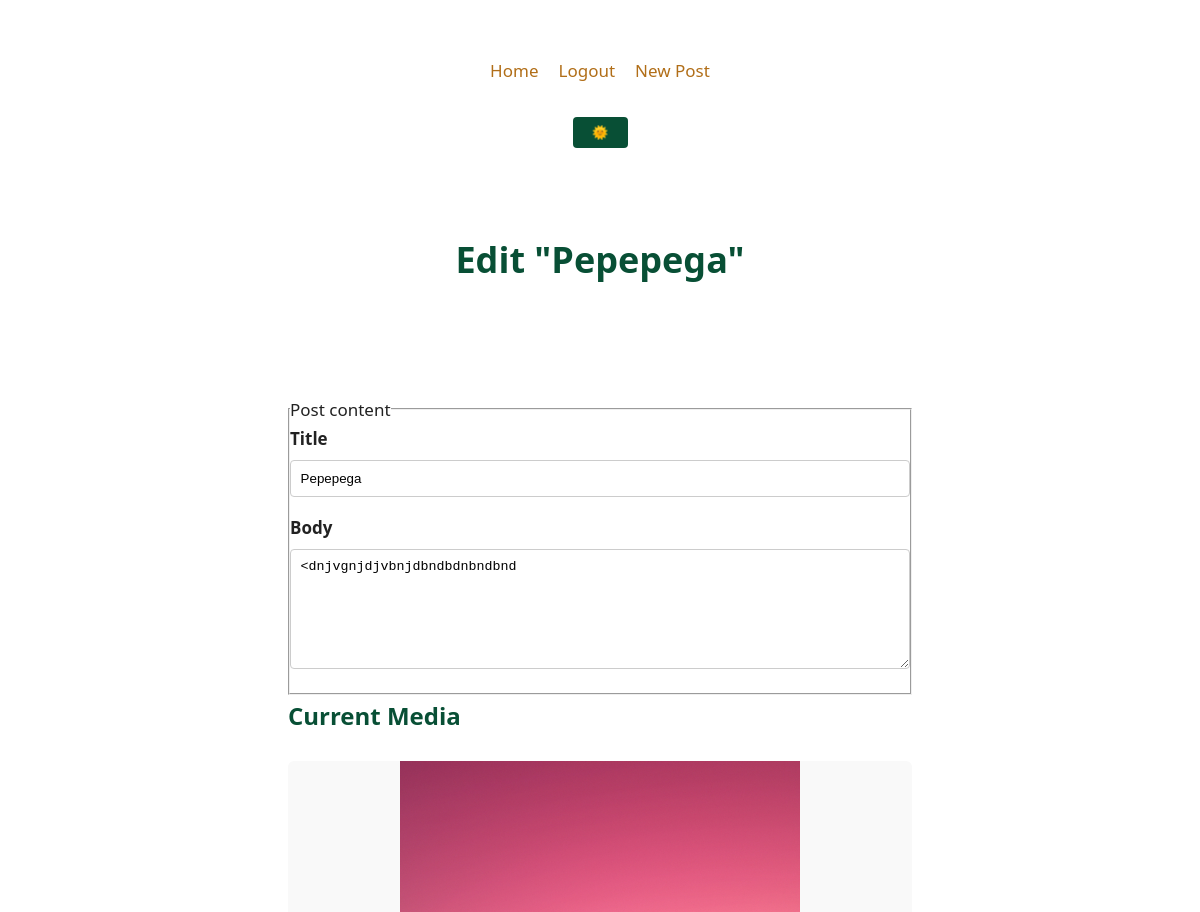
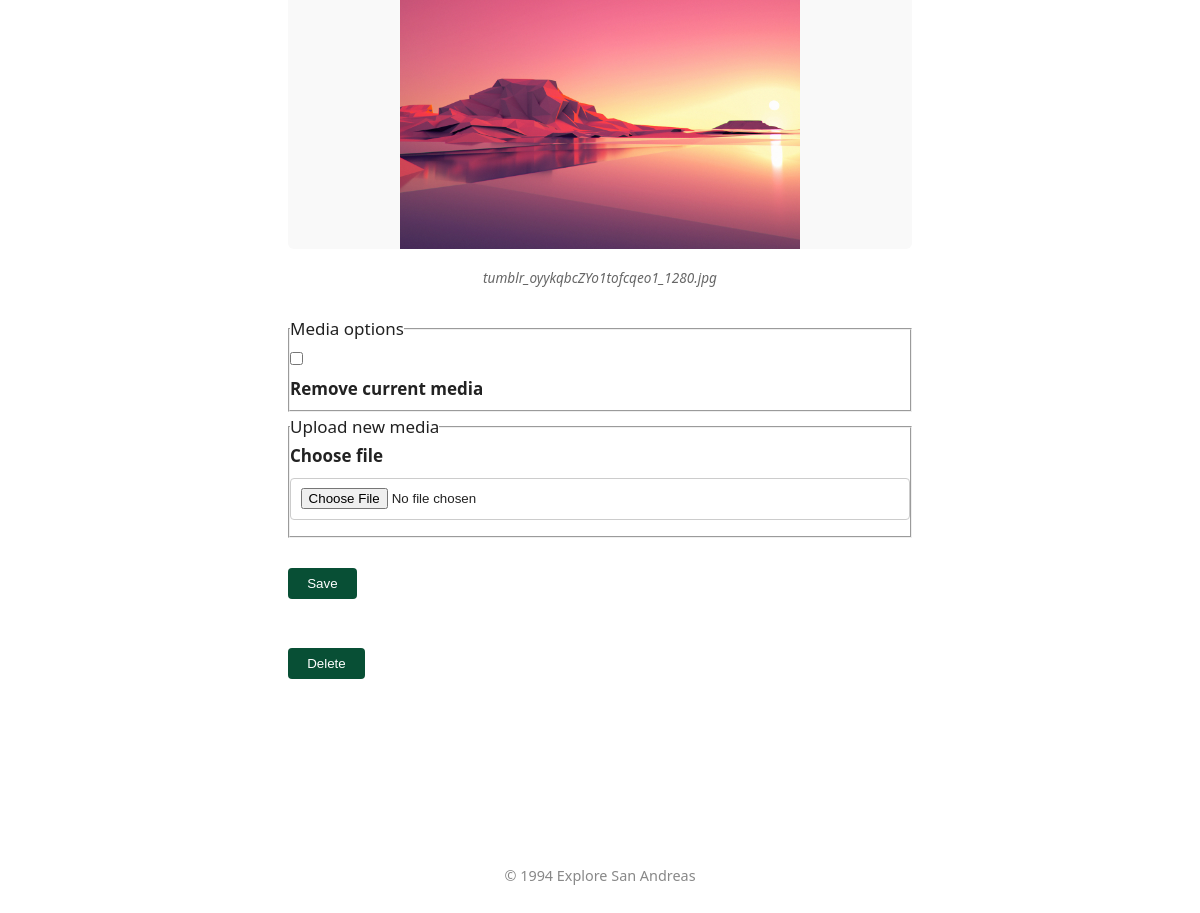
The app's page /5/update (signed in) with its own data (2 pictures, top to bottom).
### tables this page shows
CREATE TABLE post (
    id INTEGER PRIMARY KEY AUTOINCREMENT,
    author_id INTEGER NOT NULL,
    created TIMESTAMP NOT NULL DEFAULT CURRENT_TIMESTAMP,
    title TEXT NOT NULL,
    body TEXT NOT NULL,
    media_filename TEXT,
    media_type TEXT,
    FOREIGN KEY (author_id) REFERENCES user (id)
);

### app/blog.py (the view, shortened to what this page needs)
@bp.route("/<int:id>/update", methods=("GET", "POST"))
@login_required
def update(id):
    post = get_post(id)
    return render_template("blog/update.html", post=post)

### app/auth.py (called while the page is built)
@bp.before_app_request
def load_logged_in_user():
    user_id = session.get('user_id')
    if user_id is None:
        g.user = None
    else:
        g.user = get_db().execute(
            'SELECT * FROM user WHERE id = ?', (user_id,)
        ).fetchone()

def login_required(view):
    @functools.wraps(view)
    def wrapped_view(**kwargs):
        if g.user is None:
            return redirect(url_for('auth.login'))
        return view(**kwargs)
    return wrapped_view

### app/blog.py (called while the page is built)
def get_post(id, check_author=True):
    post = (
        get_db()
        .execute(
            "SELECT p.id, title, body, created, media_filename, media_type, author_id, username FROM post p JOIN user u ON p.author_id = u.id WHERE p.id = ?",
            (id,),
        )
        .fetchone()
    )
    if post is None:
        abort(404, f"Post id {id} doesn't exist.")
    if check_author and post["author_id"] != g.user["id"]:
        abort(403)
    return post

### app/db.py (called while the page is built)
def get_db():
    if 'db' not in g:
        g.db = sqlite3.connect(
            current_app.config['DATABASE'],
            detect_types = sqlite3.PARSE_DECLTYPES
        )
        g.db.row_factory = sqlite3.Row
    return g.db

### app/templates/blog/update.html (shortened to what this page needs)
{% extends 'base.html' %}
{% block header %}
  <header>
    <h1>Edit "{{ post['title'] }}"</h1>
  </header>
{% endblock %}
{% block content %}
  <main>
    <article>
      <form method="post" enctype="multipart/form-data">
        <fieldset>
          <legend>Post content</legend>
          <label for="idTitle">Title</label>
          <input type="text" id="idTitle" name="nameTitle"
                 value="{{ request.form['nameTitle'] or post['title'] }}" required>
          <label for="idBody">Body</label>
          <textarea id="idBody" name="nameBody">{{ request.form['body'] or post['body'] }}</textarea>
        </fieldset>
        {% if post['media_filename'] %}
          <section aria-labelledby="idCurrentMedia">
            <h2 id="idCurrentMedia">Current Media</h2>
            {% if post['media_type'] == 'image' %}
              <figure>
                <img src="{{ url_for('static', filename='uploads/' ~ post['media_filename']) }}"
                     alt="Image for this post">
                <figcaption>{{ post['media_filename'] }}</figcaption>
              </figure>
            {% endif %}
            <fieldset>
              <legend>Media options</legend>
              <input type="checkbox" id="idRemoveFile" name="nameRemoveFile">
              <label for="idRemoveFile">Remove current media</label>
            </fieldset>
          </section>
        {% endif %}
        <fieldset>
          <legend>Upload new media</legend>
          <label for="idFile">Choose file</label>
          <input type="file" id="idFile" name="nameFile">
        </fieldset>
        <br>
        <button type="submit">Save</button>
      </form>
      <form method="post" action="{{ url_for('blog.delete', id=post['id']) }}">
        <button type="submit">Delete</button>
      </form>
    </article>
  </main>
{% endblock %}

### app/static/styles/styles.css (style rules this page uses)
*, *::before, *::after { margin: 0; padding: 0; box-sizing: border-box; }
body { font-family: system-ui, -apple-system, "Segoe UI", Roboto, sans-serif; font-size: 17px; line-height: 1.75; color: #222; background-color: #fff; padding: 2rem; transition: background-color 0.3s ease, color 0.3s ease; }
main { max-width: 720px; margin: 0 auto; padding: 2rem 1.5rem; }
header { text-align: center; margin-bottom: 3rem; }
header h1 { font-size: 2.25rem; font-weight: 600; color: #084f35; }
article { background-color: #fff; border-bottom: 1px solid #eee; padding: 1.5rem 0; }
article:last-of-type { border-bottom: none; }
article h2 { font-size: 1.5rem; font-weight: 600; color: #084f35; margin-bottom: 0.4rem; }
figure { margin: 1.5rem 0; }
figure img, figure video { width: 100%; max-height: 400px; object-fit: contain; border-radius: 6px; background-color: #f9f9f9; }
figcaption { font-size: 0.85rem; color: #666; text-align: center; margin-top: 0.5rem; font-style: italic; }
form { margin-bottom: 3rem; }
label { display: block; margin-bottom: 0.4rem; font-weight: 600; }
input[type="text"], textarea, input[type="file"] { width: 100%; padding: 0.6rem; margin-bottom: 1rem; border: 1px solid #ccc; border-radius: 4px; background: #fff; transition: border-color 0.2s ease; }
textarea { resize: vertical; min-height: 120px; }
input[type="submit"], button { background-color: #084f35; color: #fff; padding: 0.5rem 1.2rem; border: none; border-radius: 4px; font-weight: 500; cursor: pointer; transition: background-color 0.2s ease; }

### records on screen
post: title "Pepepega", nameTitle "Pepepega", nameBody "<dnjvgnjdjvbnjdbndbdnbndbnd", media_filename (picture), media_filename "tumblr_oyykqbcZYo1tofcqeo1_1280.jpg"
